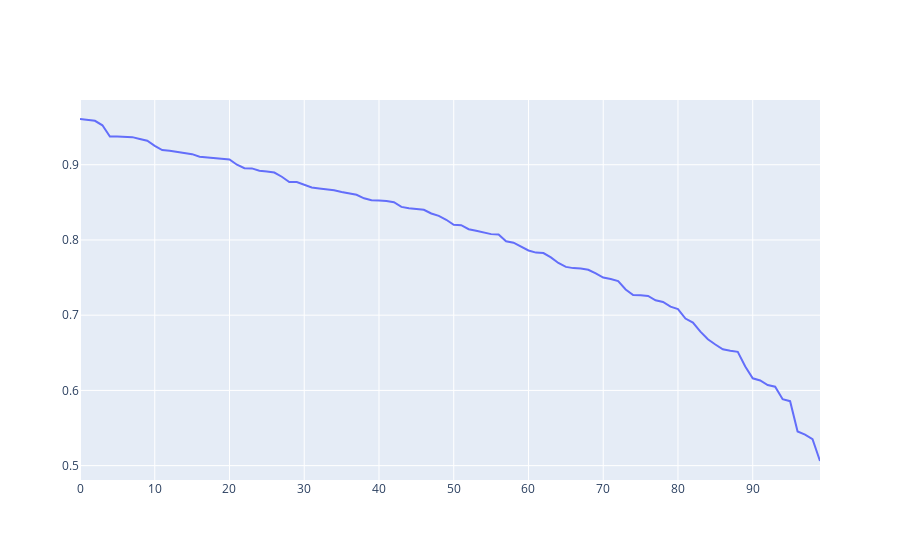

This figure's notebook cell:
### Code cell
# take slice_point-th correlation in each experiment, sort them, plot
slice_point = 9900
correlations.sort(key=lambda x: abs(x['top_10k_r'][slice_point][1]), reverse=True)

y = []
for corr in correlations:
    y.append(abs(corr['top_10k_r'][slice_point][1]))

fig = go.Figure()
fig.add_trace(go.Scatter(y=y, name=f'slice_point-th r values sorted'))
fig.show()
